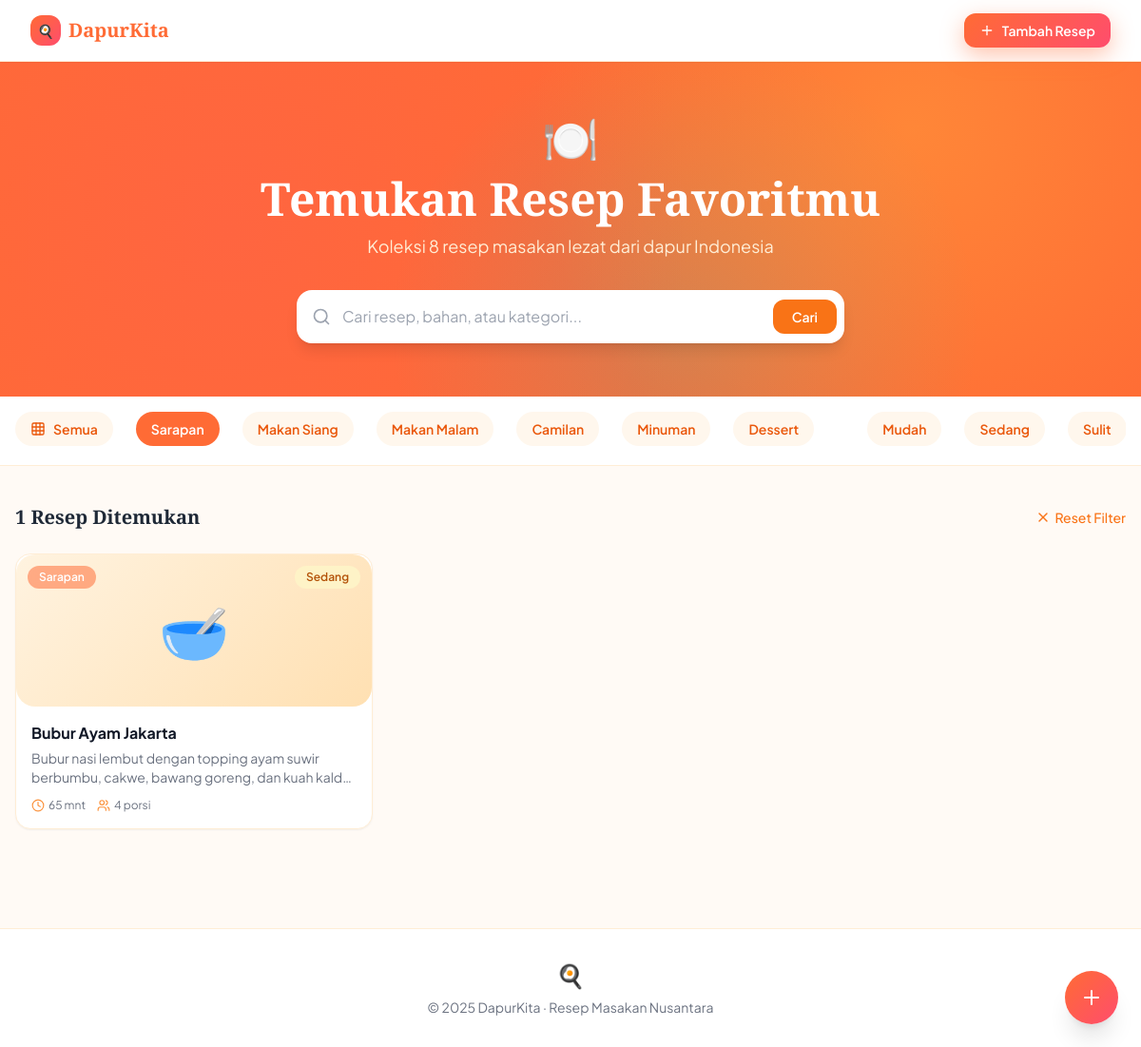
/?category=1, run on the app's committed database.
### tables this page shows
CREATE TABLE categories (
        id INTEGER PRIMARY KEY AUTOINCREMENT,
        name TEXT NOT NULL,
        icon TEXT NOT NULL,
        color TEXT NOT NULL
    );

CREATE TABLE recipes (
        id INTEGER PRIMARY KEY AUTOINCREMENT,
        title TEXT NOT NULL,
        description TEXT,
        category_id INTEGER,
        prep_time INTEGER,
        cook_time INTEGER,
        servings INTEGER,
        difficulty TEXT,
        image_emoji TEXT,
        ingredients TEXT,
        steps TEXT,
        tags TEXT,
        created_at DATETIME DEFAULT CURRENT_TIMESTAMP,
        FOREIGN KEY(category_id) REFERENCES categories(id)
    );

### index.php (the view, shortened to what this page needs)
<?php
$db = initDB();
$categories = [];
$catResult = $db->query("SELECT * FROM categories");
while ($row = $catResult->fetch(PDO::FETCH_ASSOC)) {
    $categories[] = $row;
}
$search = isset($_GET['search']) ? trim($_GET['search']) : '';
$catFilter = isset($_GET['category']) ? (int)$_GET['category'] : 0;
$diffFilter = isset($_GET['difficulty']) ? trim($_GET['difficulty']) : '';
$sql = "SELECT r.*, c.name as category_name, c.color as category_color FROM recipes r LEFT JOIN categories c ON r.category_id = c.id WHERE 1=1";
$params = [];
if ($catFilter) {
    $sql .= " AND r.category_id = :cat";
    $params[':cat'] = $catFilter;
}
$sql .= " ORDER BY r.created_at DESC";
$stmt = $db->prepare($sql);
foreach ($params as $k => $v) $stmt->bindValue($k, $v);
$stmt->execute();
$recipes = [];
while ($row = $stmt->fetch(PDO::FETCH_ASSOC)) {
    $recipes[] = $row;
}
$totalRecipes = $db->query("SELECT COUNT(*) FROM recipes")->fetchColumn();
$diffColors = ['Mudah' => 'bg-emerald-100 text-emerald-700', 'Sedang' => 'bg-amber-100 text-amber-700', 'Sulit' => 'bg-rose-100 text-rose-700'];
?>
<!DOCTYPE html>
<html lang="id">
<head>
    <script src="https://cdn.tailwindcss.com"></script>
</head>
<body class="min-h-screen">
    <nav class="bg-white shadow-sm sticky top-0 z-50 border-b border-orange-100">
        <div class="max-w-7xl mx-auto px-4 sm:px-6 lg:px-8">
            <div class="flex items-center justify-between h-16">
                <a href="index.php" class="flex items-center gap-2">
                    <div class="w-8 h-8 rounded-xl flex items-center justify-center text-white text-sm font-bold" style="background: linear-gradient(135deg, #FF6B35, #FF4D6D);">🍳</div>
                    <span class="text-xl font-bold" style="font-family:'Playfair Display',serif; color:#FF6B35;">DapurKita</span>
                </a>
                <div class="flex items-center gap-3">
                    <a href="add.php" class="floating-btn text-white px-4 py-2 rounded-xl text-sm font-semibold flex items-center gap-2">
                        <i data-lucide="plus" class="w-4 h-4"></i>
                        Tambah Resep
                    </a>
                </div>
            </div>
        </div>
    </nav>
    <div class="hero-pattern text-white py-14 px-4">
        <div class="max-w-4xl mx-auto text-center">
            <div class="text-5xl mb-4">🍽️</div>
            <h1 class="text-4xl md:text-5xl font-bold mb-3" style="font-family:'Playfair Display',serif;">
                Temukan Resep Favoritmu
            </h1>
            <p class="text-orange-100 text-lg mb-8">
                Koleksi <?= $totalRecipes ?> resep masakan lezat dari dapur Indonesia
            </p>
            <form method="GET" class="relative max-w-xl mx-auto">
                <div class="relative">
                    <i data-lucide="search" class="absolute left-4 top-1/2 -translate-y-1/2 w-5 h-5 text-gray-400"></i>
                    <input type="text" name="search" value="<?= htmlspecialchars($search) ?>"
                        placeholder="Cari resep, bahan, atau kategori..."
                        class="search-input w-full pl-12 pr-4 py-4 rounded-2xl text-gray-800 text-base bg-white shadow-lg">
                    <button type="submit" class="absolute right-2 top-1/2 -translate-y-1/2 bg-orange-500 text-white px-5 py-2 rounded-xl text-sm font-semibold hover:bg-orange-600 transition">
                        Cari
                    </button>
                </div>
            </form>
        </div>
    </div>
    <div class="bg-white border-b border-orange-100">
        <div class="max-w-7xl mx-auto px-4 py-4">
            <div class="flex items-center gap-6 overflow-x-auto scrollbar-thin pb-1">
                <a href="index.php" class="filter-pill flex items-center gap-2 px-4 py-2 rounded-full text-sm font-semibold whitespace-nowrap transition <?= (!$catFilter && !$diffFilter && !$search) ? 'active' : 'bg-orange-50 text-orange-600 hover:bg-orange-100' ?>">
                    <i data-lucide="grid-3x3" class="w-4 h-4"></i>
                    Semua
                </a>
                <?php foreach ($categories as $cat): ?>
                    <a href="?category=<?= $cat['id'] ?><?= $search ? '&search=' . urlencode($search) : '' ?>"
                        class="filter-pill flex items-center gap-2 px-4 py-2 rounded-full text-sm font-semibold whitespace-nowrap transition <?= $catFilter == $cat['id'] ? 'active' : 'bg-orange-50 text-orange-600 hover:bg-orange-100' ?>">
                        <?= htmlspecialchars($cat['name']) ?>
                    </a>
                <?php endforeach; ?>
                <?php foreach (['Mudah', 'Sedang', 'Sulit'] as $d): ?>
                    <a href="?difficulty=<?= $d ?><?= $catFilter ? '&category=' . $catFilter : '' ?><?= $search ? '&search=' . urlencode($search) : '' ?>"
                        class="filter-pill flex items-center gap-2 px-4 py-2 rounded-full text-sm font-semibold whitespace-nowrap transition <?= $diffFilter == $d ? 'active' : 'bg-orange-50 text-orange-600 hover:bg-orange-100' ?>">
                        <?= $d ?>
                    </a>
                <?php endforeach; ?>
            </div>
        </div>
    </div>
    <div class="max-w-7xl mx-auto px-4 py-10">
        <div class="flex items-center justify-between mb-6">
            <div>
                <h2 class="text-xl font-bold text-gray-800">
                    <?php if ($search || $catFilter || $diffFilter): ?>
                        <?= count($recipes) ?> Resep Ditemukan
                    <?php else: ?>
                        Resep Terbaru
                    <?php endif; ?>
                </h2>
            </div>
            <?php if ($search || $catFilter || $diffFilter): ?>
                <a href="index.php" class="text-sm text-orange-500 hover:text-orange-600 flex items-center gap-1 font-medium">
                    <i data-lucide="x" class="w-4 h-4"></i>
                    Reset Filter
                </a>
            <?php endif; ?>
        </div>
        <?php if (empty($recipes)): ?>
            <div class="text-center py-20">
                <div class="text-6xl mb-4">🍽️</div>
                <h3 class="text-xl font-bold text-gray-700 mb-2">Resep Tidak Ditemukan</h3>
                <p class="text-gray-500 mb-6">Coba kata kunci lain atau tambahkan resep baru</p>
                <a href="add.php" class="floating-btn text-white px-6 py-3 rounded-xl font-semibold inline-flex items-center gap-2">
                    <i data-lucide="plus" class="w-4 h-4"></i>
                    Tambah Resep Baru
                </a>
            </div>
        <?php else: ?>
            <div class="grid grid-cols-1 sm:grid-cols-2 lg:grid-cols-3 xl:grid-cols-4 gap-5">
                <?php foreach ($recipes as $recipe): ?>
                    <a href="detail.php?id=<?= $recipe['id'] ?>" class="recipe-card card-hover bg-white rounded-2xl overflow-hidden shadow-sm border border-orange-100 block">
                        <div class="emoji-bg h-40 flex items-center justify-center relative">
                            <span class="text-6xl"><?= $recipe['image_emoji'] ?></span>
                            <?php if ($recipe['category_name']): ?>
                                <span class="absolute top-3 left-3 text-xs font-semibold px-3 py-1 rounded-full text-white" style="background-color: <?= $recipe['category_color'] ?>88; backdrop-filter: blur(4px);">
                                    <?= htmlspecialchars($recipe['category_name']) ?>
                                </span>
                            <?php endif; ?>
                            <span class="absolute top-3 right-3 text-xs font-semibold px-3 py-1 rounded-full <?= $diffColors[$recipe['difficulty']] ?? 'bg-gray-100 text-gray-600' ?>">
                                <?= htmlspecialchars($recipe['difficulty']) ?>
                            </span>
                        </div>
                        <div class="p-4">
                            <h3 class="font-bold text-gray-900 text-base mb-1 line-clamp-1"><?= htmlspecialchars($recipe['title']) ?></h3>
                            <p class="text-gray-500 text-sm line-clamp-2 mb-3"><?= htmlspecialchars($recipe['description']) ?></p>
                            <div class="flex items-center gap-3 text-xs text-gray-500">
                                <span class="flex items-center gap-1">
                                    <i data-lucide="clock" class="w-3.5 h-3.5 text-orange-400"></i>
                                    <?= ($recipe['prep_time'] + $recipe['cook_time']) ?> mnt
                                </span>
                                <span class="flex items-center gap-1">
                                    <i data-lucide="users" class="w-3.5 h-3.5 text-orange-400"></i>
                                    <?= $recipe['servings'] ?> porsi
                                </span>
                            </div>
                        </div>
                    </a>
                <?php endforeach; ?>
            </div>
        <?php endif; ?>
    </div>
    <a href="add.php" class="floating-btn fixed bottom-6 right-6 w-14 h-14 rounded-full flex items-center justify-center text-white z-40 shadow-xl">
        <i data-lucide="plus" class="w-6 h-6"></i>
    </a>
    <footer class="bg-white border-t border-orange-100 mt-16 py-8">
        <div class="max-w-7xl mx-auto px-4 text-center">
            <div class="text-2xl mb-2">🍳</div>
            <p class="text-gray-500 text-sm">© 2025 DapurKita · Resep Masakan Nusantara</p>
        </div>
    </footer>
</body>
</html>

### index.php (style rules this page uses)
:root { --primary: #FF6B35; --secondary: #FF4D6D; --accent: #FFD23F; --teal: #2EC4B6; --bg: #FFFAF5; }
body { font-family: 'Plus Jakarta Sans', sans-serif; background-color: var(--bg); }
h1, h2, .font-display { font-family: 'Playfair Display', serif; }
.hero-pattern { background-color: #FF6B35; background-image: radial-gradient(circle at 20% 50%, #FF4D6D33 0%, transparent 50%), radial-gradient(circle at 80% 20%, #FFD23F44 0%, transparent 40%), radial-gradient(circle at 60% 80%, #2EC4B633 0%, transparent 40%); }
.card-hover { transition: all 0.3s cubic-bezier(0.4, 0, 0.2, 1); }
.emoji-bg { background: linear-gradient(135deg, #FFF3E0, #FFE0B2); border-radius: 20px; }
.filter-pill.active { background: var(--primary); color: white; }
.floating-btn { background: linear-gradient(135deg, #FF6B35, #FF4D6D); box-shadow: 0 8px 25px rgba(255, 107, 53, 0.4); transition: all 0.3s; }
.recipe-card { animation: fadeIn 0.4s ease forwards; }

### data on the page
categories: name "Sarapan"
categories: name "Makan Siang"
categories: name "Makan Malam"
categories: name "Camilan"
categories: name "Minuman"
categories: name "Dessert"
recipes: image_emoji "🥣", category.name "Sarapan", difficulty "Sedang", title "Bubur Ayam Jakarta", description "Bubur nasi lembut dengan topping ayam suwir berbumbu, cakwe, bawang goreng, dan kuah…", $recipe['prep_time'] + $recipe['cook_time'] "65", servings "4"

### other printed values
$totalRecipes "8"
$d "Mudah"
$d "Sedang"
$d "Sulit"
count($recipes) "1"
